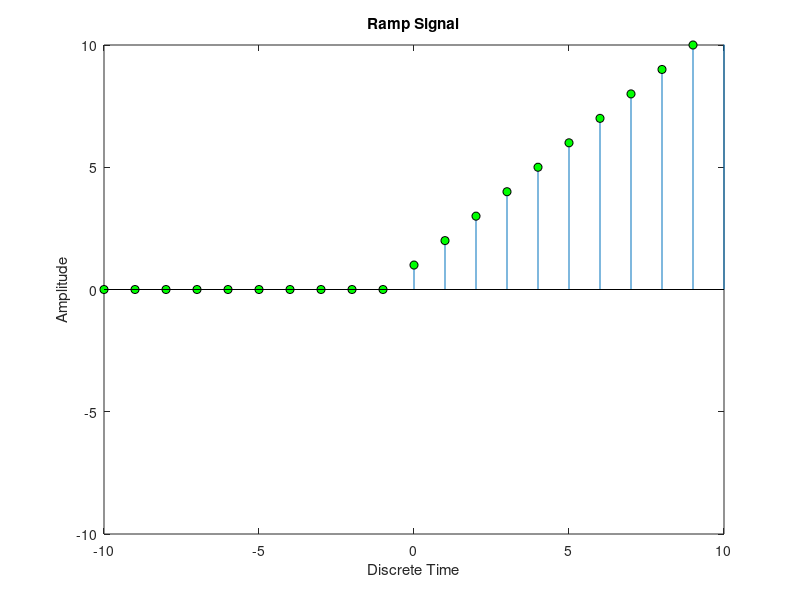

Source code (MATLAB):
clc
clear all;
close all;

n = -10:10;
rmp = zeros(size(n));
rmp(n>=0) = n(n>=0) +1;
stem(n, rmp, 'markersize', 6, 'markerfacecolor', 'g', 'markeredgecolor', 'k')
xlabel('Discrete Time')
ylabel('Amplitude')
title('Ramp Signal')
axis([-10 10 -10 10])